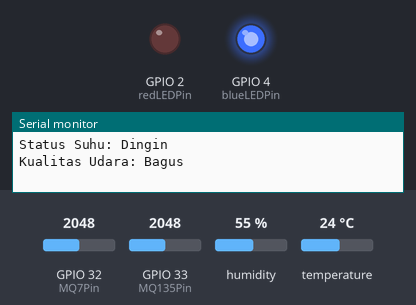
Bench run of a sketch on a simulated ESP32. Parts: output pins drawn as LEDs (lit = HIGH), the last lines printed to the serial monitor. Inputs (shaded band) come from the test bench; at power-on: GPIO 32 (MQ7Pin) = 2048, GPIO 33 (MQ135Pin) = 2048, humidity 55 %, temperature 24 °C. WiFi joins after 1.5 s; servers stay silent unless stated.

Above: at 3.0 s.
3.1 s: GPIO 32 (MQ7Pin) set to 2411
5.9 s: GPIO 32 (MQ7Pin) set to 2519
At 7.2 s:
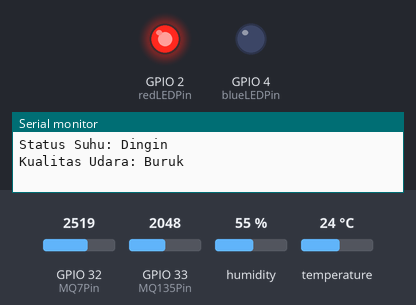
13.7 s: GPIO 32 (MQ7Pin) set to 1228
At 14.7 s:
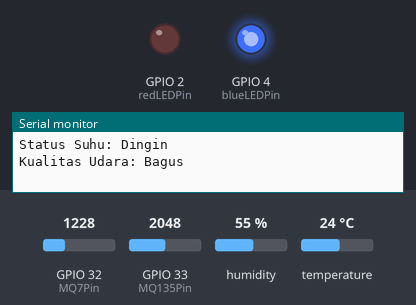
16.5 s: GPIO 33 (MQ135Pin) set to 2109
22.6 s: GPIO 33 (MQ135Pin) set to 2204
Timing chart, 0 to 25.6 s (numbered marks = the images above; inputs shaded):
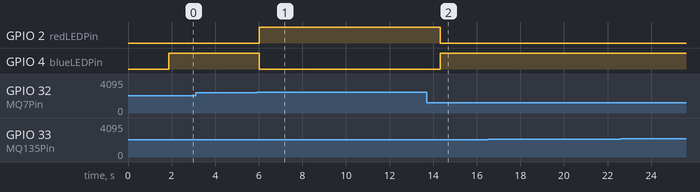

The sketch:

air_quality_monitor_indoor.ino
```cpp
#define BLYNK_TEMPLATE_ID "TMPL62iIxKxBD"
#define BLYNK_TEMPLATE_NAME "Air Quality Monitor Indoor"
#define BLYNK_AUTH_TOKEN "906tOwqwtrG-jZHH4TQbFXtk-0TG-xA0"

#include <DHT.h>
#include <WiFi.h>
#include <BlynkSimpleEsp32.h>

#define DHTPIN 5 // Pin data DHT11 terhubung ke pin 5
#define DHTTYPE DHT11 // DHT 11

DHT dht(DHTPIN, DHTTYPE);

const char *ssid = "AirQuality"; // Masukkan nama WiFi Anda
const char *password = "AirQualityMonitor"; // Masukkan kata sandi WiFi Anda
char auth[] = BLYNK_AUTH_TOKEN; // Masukkan token Blynk Anda

const int MQ135Pin = 33; // Pin analog MQ135 terhubung ke pin 33
const int MQ7Pin = 32; // Pin analog MQ7 terhubung ke pin 32
const int blueLEDPin = 4; // Pin digital untuk LED biru
const int redLEDPin = 2; // Pin digital untuk LED merah

// Parameter untuk konversi MQ135
float R0_MQ135 = 1.0; // Ganti dengan nilai kalibrasi Anda
float NO2Curve[3] = {2.602, 0.22, -0.46}; // Kurva karakteristik dari datasheet MQ135

// Parameter untuk konversi MQ7
float R0_MQ7 = 1.0; // Ganti dengan nilai kalibrasi Anda
float CoCurve[3] = {2.3, 0.72, -0.34}; // Kurva karakteristik dari datasheet MQ7

void setup() {
  Serial.begin(9600);
  pinMode(blueLEDPin, OUTPUT);
  pinMode(redLEDPin, OUTPUT);
  dht.begin();

  // Memulai koneksi WiFi
  Serial.print("Connecting to WiFi ... ");
  WiFi.begin(ssid, password);
  while (WiFi.status() != WL_CONNECTED) {
    delay(500);
    Serial.print(".");
  }

  Serial.println("WiFi connected!");
  Serial.println("IP Address: ");
  Serial.println(WiFi.localIP());

  Blynk.begin(auth, ssid, password);
}

void loop() {
  Blynk.run();

  float humidity = dht.readHumidity();
  float temperature = dht.readTemperature();
  float MQ135Value = analogRead(MQ135Pin);
  float MQ7Value = analogRead(MQ7Pin);

  // Mengonversi nilai analog ke voltase
  float voltageMQ135 = MQ135Value * (3.3 / 4095.0);
  float voltageMQ7 = MQ7Value * (3.3 / 4095.0);

  // Menghitung Rs untuk MQ135 dan MQ7
  float Rs_MQ135 = ((3.3 * 10.0) / voltageMQ135) - 10.0;
  float Rs_MQ7 = ((3.3 * 10.0) / voltageMQ7) - 10.0;

  // Menghitung ratio Rs/R0
  float ratioMQ135 = Rs_MQ135 / R0_MQ135;
  float ratioMQ7 = Rs_MQ7 / R0_MQ7;

  // Mengonversi ratio Rs/R0 ke PPM menggunakan kurva karakteristik
  float ppmNO2 = pow(10, ((log10(ratioMQ135) - NO2Curve[1]) / NO2Curve[2]) + NO2Curve[0]);
  float ppmCO = pow(10, ((log10(ratioMQ7) - CoCurve[1]) / CoCurve[2]) + CoCurve[0]);

  Serial.print("Temperature: ");
  Serial.print(temperature);
  Serial.print("C\tHumidity: ");
  Serial.print(humidity);
  Serial.print(" %\tNO2 PPM: ");
  Serial.print(ppmNO2);
  Serial.print("\tCO PPM: ");
  Serial.println(ppmCO);

  // Menentukan status suhu
  String temperatureStatus;
  if (temperature < 25) {
    temperatureStatus = "Dingin";
  } else if (temperature > 30) {
    temperatureStatus = "Panas";
  } else {
    temperatureStatus = "Normal";
  }

  Serial.print("Status Suhu: ");
  Serial.println(temperatureStatus);

  // Menentukan kualitas udara berdasarkan NO2
  String airQualityNO2;
  if (ppmNO2 > 100) {
    airQualityNO2 = "Buruk";
  } else {
    airQualityNO2 = "Bagus";
  }

  // Menentukan kualitas udara berdasarkan CO
  String airQualityCO;
  if (ppmCO > 100) {
    airQualityCO = "Buruk";
  } else {
    airQualityCO = "Bagus";
  }

  // Menentukan kualitas udara keseluruhan
  String airQuality;
  if (airQualityNO2 == "Buruk" || airQualityCO == "Buruk") {
    airQuality = "Buruk";
  } else {
    airQuality = "Bagus";
  }

  Serial.print("Kualitas Udara: ");
  Serial.println(airQuality);

  // Logika untuk mengatur LED berdasarkan kualitas udara
  if (airQuality == "Buruk") {
    digitalWrite(blueLEDPin, LOW); // Matikan LED biru
    digitalWrite(redLEDPin, HIGH); // Nyalakan LED merah
  } else {
    digitalWrite(blueLEDPin, HIGH); // Nyalakan LED biru
    digitalWrite(redLEDPin, LOW); // Matikan LED merah
  }

  // Mengirim data ke Blynk
  Blynk.virtualWrite(V0, temperature);
  Blynk.virtualWrite(V1, humidity);
  Blynk.virtualWrite(V2, ppmNO2);
  Blynk.virtualWrite(V3, ppmCO);
  Blynk.virtualWrite(V4, airQuality);

  delay(2000); // Delay untuk membaca sensor setiap 2 detik
}
```

Measured:
- the behaviour switches between 2461 and 2462 on GPIO 32 (MQ7Pin) (found by bisection; images 0 and 1)
- after the input at 5.9 s, GPIO 2 (redLEDPin): LOW → HIGH after 0.13 s; GPIO 4 (blueLEDPin): HIGH → LOW after 0.13 s
- after the input at 13.7 s, GPIO 2 (redLEDPin): HIGH → LOW after 0.63 s; GPIO 4 (blueLEDPin): LOW → HIGH after 0.63 s
